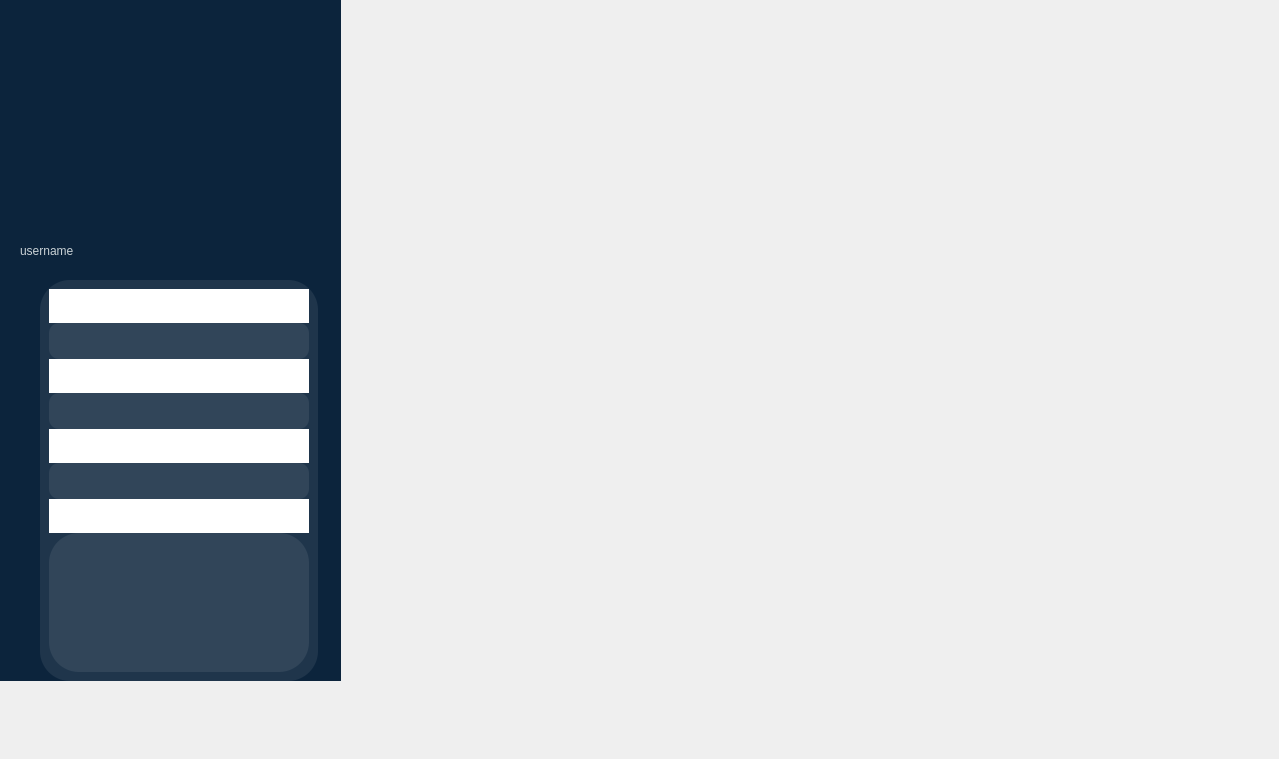
<?xml version="1.0" encoding="UTF-8"?>
<ui version="4.0">
 <class>profuser</class>
 <widget class="QDialog" name="profuser">
  <property name="geometry">
   <rect>
    <x>0</x>
    <y>0</y>
    <width>1279</width>
    <height>759</height>
   </rect>
  </property>
  <property name="windowTitle">
   <string>Dialog</string>
  </property>
  <widget class="QGroupBox" name="groupBox">
   <property name="geometry">
    <rect>
     <x>0</x>
     <y>0</y>
     <width>341</width>
     <height>681</height>
    </rect>
   </property>
   <property name="styleSheet">
    <string notr="true">border:none;

background-color: rgb(12, 36, 60);</string>
   </property>
   <property name="title">
    <string/>
   </property>
   <widget class="QPushButton" name="pushButton">
    <property name="geometry">
     <rect>
      <x>0</x>
      <y>0</y>
      <width>51</width>
      <height>61</height>
     </rect>
    </property>
    <property name="styleSheet">
     <string notr="true">background-color: rgb(245, 196, 255,0);</string>
    </property>
    <property name="text">
     <string/>
    </property>
    <property name="icon">
     <iconset>
      <normaloff>:/new/prefix1/hi-def/arrowleft.png</normaloff>:/new/prefix1/hi-def/arrowleft.png</iconset>
    </property>
   </widget>
   <widget class="QPushButton" name="pushButton_2">
    <property name="geometry">
     <rect>
      <x>0</x>
      <y>0</y>
      <width>341</width>
      <height>261</height>
     </rect>
    </property>
    <property name="text">
     <string/>
    </property>
    <property name="icon">
     <iconset resource="../project/res.qrc">
      <normaloff>:/vector-jan-2021-19_generated.jpg</normaloff>:/vector-jan-2021-19_generated.jpg</iconset>
    </property>
    <property name="iconSize">
     <size>
      <width>451</width>
      <height>917</height>
     </size>
    </property>
   </widget>
   <widget class="QLabel" name="label">
    <property name="geometry">
     <rect>
      <x>10</x>
      <y>220</y>
      <width>221</width>
      <height>41</height>
     </rect>
    </property>
    <property name="styleSheet">
     <string notr="true">color: rgb(201, 209, 213);
font: 900 14pt &quot;Segoe UI Black&quot;;
background-color: rgb(255, 255, 255,0);</string>
    </property>
    <property name="text">
     <string>username</string>
    </property>
   </widget>
   <widget class="QGroupBox" name="groupBox_2">
    <property name="geometry">
     <rect>
      <x>30</x>
      <y>270</y>
      <width>278</width>
      <height>401</height>
     </rect>
    </property>
    <property name="styleSheet">
     <string notr="true">padding: 10px;

background-color: rgba(255, 255, 255, 20);
border-radius:30px;</string>
    </property>
    <property name="title">
     <string/>
    </property>
    <layout class="QVBoxLayout" name="verticalLayout">
     <property name="spacing">
      <number>0</number>
     </property>
     <item>
      <widget class="QLabel" name="label_4">
       <property name="styleSheet">
        <string notr="true">background: rgb(255, 255, 255,1);
font: 900 10pt &quot;Segoe UI Black&quot;;
color: rgb(255, 255, 255,255);
color: rgb(255, 255, 255);</string>
       </property>
       <property name="text">
        <string>username</string>
       </property>
      </widget>
     </item>
     <item>
      <widget class="QLineEdit" name="lineEdit_3">
       <property name="styleSheet">
        <string notr="true">border-top-left-radius:0px;
border-bottom-right-radius:0px;
border-radius:10px;</string>
       </property>
       <property name="echoMode">
        <enum>QLineEdit::Password</enum>
       </property>
       <property name="readOnly">
        <bool>true</bool>
       </property>
      </widget>
     </item>
     <item>
      <widget class="QLabel" name="label_3">
       <property name="styleSheet">
        <string notr="true">background: rgb(255, 255, 255,1);
font: 900 10pt &quot;Segoe UI Black&quot;;
color: rgb(255, 255, 255,255);
color: rgb(255, 255, 255);</string>
       </property>
       <property name="text">
        <string>firstname</string>
       </property>
      </widget>
     </item>
     <item>
      <widget class="QLineEdit" name="lineEdit_2">
       <property name="styleSheet">
        <string notr="true">border-top-left-radius:0px;
border-bottom-right-radius:0px;
border-radius:10px;</string>
       </property>
       <property name="echoMode">
        <enum>QLineEdit::Password</enum>
       </property>
       <property name="readOnly">
        <bool>true</bool>
       </property>
      </widget>
     </item>
     <item>
      <widget class="QLabel" name="label_2">
       <property name="styleSheet">
        <string notr="true">background: rgb(255, 255, 255,1);
font: 900 10pt &quot;Segoe UI Black&quot;;
color: rgb(255, 255, 255,255);
color: rgb(255, 255, 255);</string>
       </property>
       <property name="text">
        <string>lastname</string>
       </property>
      </widget>
     </item>
     <item>
      <widget class="QLineEdit" name="lineEdit">
       <property name="styleSheet">
        <string notr="true">border-radius:10px;</string>
       </property>
       <property name="readOnly">
        <bool>true</bool>
       </property>
      </widget>
     </item>
     <item>
      <widget class="QLabel" name="label_5">
       <property name="styleSheet">
        <string notr="true">background: rgb(255, 255, 255,1);
font: 900 10pt &quot;Segoe UI Black&quot;;
color: rgb(255, 255, 255,255);
color: rgb(255, 255, 255);</string>
       </property>
       <property name="text">
        <string>bio</string>
       </property>
      </widget>
     </item>
     <item>
      <widget class="QTextEdit" name="textEdit"/>
     </item>
    </layout>
   </widget>
   <widget class="QPushButton" name="pushButton_3">
    <property name="geometry">
     <rect>
      <x>320</x>
      <y>290</y>
      <width>51</width>
      <height>51</height>
     </rect>
    </property>
    <property name="styleSheet">
     <string notr="true">background-image: url(:/new/prefix1/hi-def/speechbubble.png);
background-color: rgb(255, 255, 255,0);</string>
    </property>
    <property name="text">
     <string/>
    </property>
   </widget>
   <widget class="QGroupBox" name="groupBox_3">
    <property name="geometry">
     <rect>
      <x>10</x>
      <y>10</y>
      <width>341</width>
      <height>681</height>
     </rect>
    </property>
    <property name="styleSheet">
     <string notr="true">border:none;

background-color: rgb(12, 36, 60);</string>
    </property>
    <property name="title">
     <string/>
    </property>
    <widget class="QPushButton" name="pushButton_4">
     <property name="geometry">
      <rect>
       <x>0</x>
       <y>0</y>
       <width>51</width>
       <height>61</height>
      </rect>
     </property>
     <property name="styleSheet">
      <string notr="true">background-color: rgb(245, 196, 255,0);</string>
     </property>
     <property name="text">
      <string/>
     </property>
     <property name="icon">
      <iconset>
       <normaloff>:/new/prefix1/hi-def/arrowleft.png</normaloff>:/new/prefix1/hi-def/arrowleft.png</iconset>
     </property>
    </widget>
    <widget class="QPushButton" name="pushButton_5">
     <property name="geometry">
      <rect>
       <x>0</x>
       <y>0</y>
       <width>341</width>
       <height>261</height>
      </rect>
     </property>
     <property name="text">
      <string/>
     </property>
     <property name="icon">
      <iconset resource="../project/res.qrc">
       <normaloff>:/vector-jan-2021-19_generated.jpg</normaloff>:/vector-jan-2021-19_generated.jpg</iconset>
     </property>
     <property name="iconSize">
      <size>
       <width>451</width>
       <height>917</height>
      </size>
     </property>
    </widget>
    <widget class="QLabel" name="label_6">
     <property name="geometry">
      <rect>
       <x>10</x>
       <y>220</y>
       <width>221</width>
       <height>41</height>
      </rect>
     </property>
     <property name="styleSheet">
      <string notr="true">color: rgb(201, 209, 213);
font: 900 14pt &quot;Segoe UI Black&quot;;
background-color: rgb(255, 255, 255,0);</string>
     </property>
     <property name="text">
      <string>username</string>
     </property>
    </widget>
    <widget class="QGroupBox" name="groupBox_4">
     <property name="geometry">
      <rect>
       <x>30</x>
       <y>270</y>
       <width>278</width>
       <height>401</height>
      </rect>
     </property>
     <property name="styleSheet">
      <string notr="true">padding: 10px;

background-color: rgba(255, 255, 255, 20);
border-radius:30px;</string>
     </property>
     <property name="title">
      <string/>
     </property>
     <layout class="QVBoxLayout" name="verticalLayout_2">
      <property name="spacing">
       <number>0</number>
      </property>
      <item>
       <widget class="QLabel" name="label_7">
        <property name="styleSheet">
         <string notr="true">background: rgb(255, 255, 255,1);
font: 900 10pt &quot;Segoe UI Black&quot;;
color: rgb(255, 255, 255,255);
color: rgb(255, 255, 255);</string>
        </property>
        <property name="text">
         <string>username</string>
        </property>
       </widget>
      </item>
      <item>
       <widget class="QLineEdit" name="lineEdit_4">
        <property name="styleSheet">
         <string notr="true">border-top-left-radius:0px;
border-bottom-right-radius:0px;
border-radius:10px;</string>
        </property>
        <property name="echoMode">
         <enum>QLineEdit::Password</enum>
        </property>
        <property name="readOnly">
         <bool>true</bool>
        </property>
       </widget>
      </item>
      <item>
       <widget class="QLabel" name="label_8">
        <property name="styleSheet">
         <string notr="true">background: rgb(255, 255, 255,1);
font: 900 10pt &quot;Segoe UI Black&quot;;
color: rgb(255, 255, 255,255);
color: rgb(255, 255, 255);</string>
        </property>
        <property name="text">
         <string>firstname</string>
        </property>
       </widget>
      </item>
      <item>
       <widget class="QLineEdit" name="lineEdit_5">
        <property name="styleSheet">
         <string notr="true">border-top-left-radius:0px;
border-bottom-right-radius:0px;
border-radius:10px;</string>
        </property>
        <property name="echoMode">
         <enum>QLineEdit::Password</enum>
        </property>
        <property name="readOnly">
         <bool>true</bool>
        </property>
       </widget>
      </item>
      <item>
       <widget class="QLabel" name="label_9">
        <property name="styleSheet">
         <string notr="true">background: rgb(255, 255, 255,1);
font: 900 10pt &quot;Segoe UI Black&quot;;
color: rgb(255, 255, 255,255);
color: rgb(255, 255, 255);</string>
        </property>
        <property name="text">
         <string>lastname</string>
        </property>
       </widget>
      </item>
      <item>
       <widget class="QLineEdit" name="lineEdit_6">
        <property name="styleSheet">
         <string notr="true">border-radius:10px;</string>
        </property>
        <property name="readOnly">
         <bool>true</bool>
        </property>
       </widget>
      </item>
      <item>
       <widget class="QLabel" name="label_10">
        <property name="styleSheet">
         <string notr="true">background: rgb(255, 255, 255,1);
font: 900 10pt &quot;Segoe UI Black&quot;;
color: rgb(255, 255, 255,255);
color: rgb(255, 255, 255);</string>
        </property>
        <property name="text">
         <string>bio</string>
        </property>
       </widget>
      </item>
      <item>
       <widget class="QTextEdit" name="textEdit_2"/>
      </item>
     </layout>
    </widget>
    <widget class="QPushButton" name="pushButton_6">
     <property name="geometry">
      <rect>
       <x>320</x>
       <y>290</y>
       <width>51</width>
       <height>51</height>
      </rect>
     </property>
     <property name="styleSheet">
      <string notr="true">background-image: url(:/new/prefix1/hi-def/speechbubble.png);
background-color: rgb(255, 255, 255,0);</string>
     </property>
     <property name="text">
      <string/>
     </property>
    </widget>
   </widget>
   <zorder>pushButton_2</zorder>
   <zorder>pushButton</zorder>
   <zorder>label</zorder>
   <zorder>groupBox_2</zorder>
   <zorder>pushButton_3</zorder>
   <zorder>groupBox_3</zorder>
  </widget>
 </widget>
 <resources>
  <include location="../project/res.qrc"/>
 </resources>
 <connections/>
</ui>
